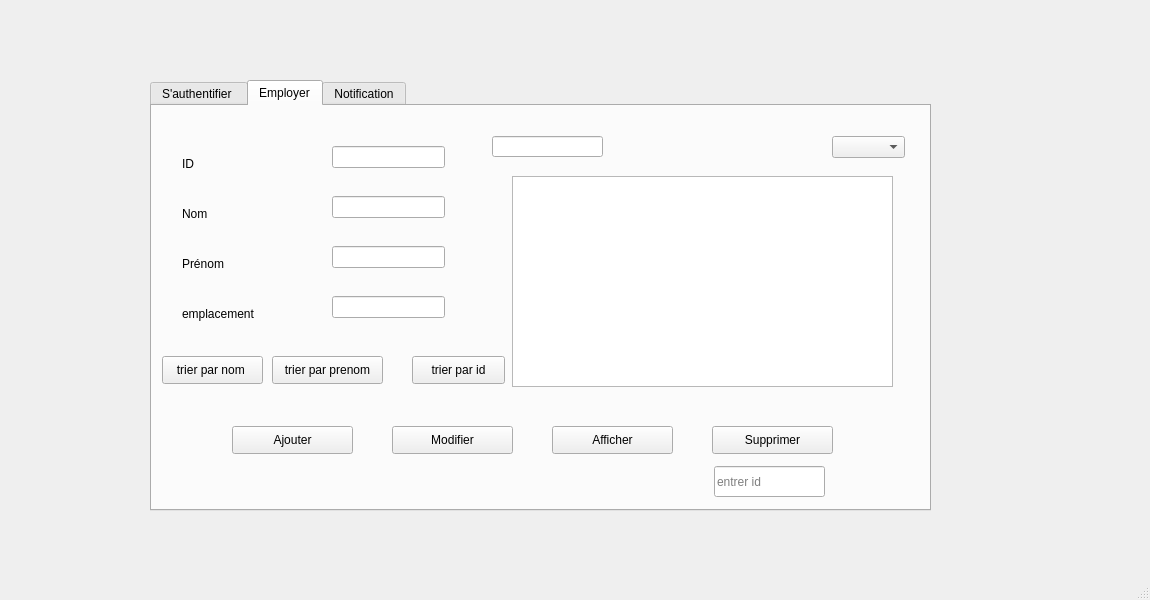
<?xml version="1.0" encoding="UTF-8"?>
<ui version="4.0">
 <class>MainWindow</class>
 <widget class="QMainWindow" name="MainWindow">
  <property name="geometry">
   <rect>
    <x>0</x>
    <y>0</y>
    <width>1150</width>
    <height>600</height>
   </rect>
  </property>
  <property name="windowTitle">
   <string>MainWindow</string>
  </property>
  <widget class="QWidget" name="centralwidget">
   <widget class="QTabWidget" name="tabWidget">
    <property name="geometry">
     <rect>
      <x>150</x>
      <y>80</y>
      <width>781</width>
      <height>431</height>
     </rect>
    </property>
    <property name="currentIndex">
     <number>1</number>
    </property>
    <widget class="QWidget" name="tab_3">
     <attribute name="title">
      <string>S'authentifier </string>
     </attribute>
     <widget class="QLineEdit" name="lineEdit_6">
      <property name="geometry">
       <rect>
        <x>380</x>
        <y>160</y>
        <width>151</width>
        <height>21</height>
       </rect>
      </property>
     </widget>
     <widget class="QLineEdit" name="lineEdit_7">
      <property name="geometry">
       <rect>
        <x>380</x>
        <y>190</y>
        <width>151</width>
        <height>21</height>
       </rect>
      </property>
     </widget>
     <widget class="QPushButton" name="pushButton_8">
      <property name="geometry">
       <rect>
        <x>420</x>
        <y>230</y>
        <width>81</width>
        <height>28</height>
       </rect>
      </property>
      <property name="text">
       <string>login</string>
      </property>
     </widget>
     <widget class="QLabel" name="label_6">
      <property name="geometry">
       <rect>
        <x>0</x>
        <y>-5</y>
        <width>781</width>
        <height>421</height>
       </rect>
      </property>
      <property name="text">
       <string/>
      </property>
      <property name="pixmap">
       <pixmap>../../../Desktop/v.png</pixmap>
      </property>
      <property name="scaledContents">
       <bool>true</bool>
      </property>
     </widget>
     <widget class="QLabel" name="label_7">
      <property name="geometry">
       <rect>
        <x>420</x>
        <y>70</y>
        <width>71</width>
        <height>61</height>
       </rect>
      </property>
      <property name="text">
       <string/>
      </property>
      <property name="pixmap">
       <pixmap>../../../Desktop/ACCOUNT.png</pixmap>
      </property>
      <property name="scaledContents">
       <bool>true</bool>
      </property>
     </widget>
     <zorder>label_6</zorder>
     <zorder>lineEdit_6</zorder>
     <zorder>lineEdit_7</zorder>
     <zorder>pushButton_8</zorder>
     <zorder>label_7</zorder>
    </widget>
    <widget class="QWidget" name="tab">
     <attribute name="title">
      <string>Employer</string>
     </attribute>
     <widget class="QLabel" name="label">
      <property name="geometry">
       <rect>
        <x>30</x>
        <y>50</y>
        <width>56</width>
        <height>16</height>
       </rect>
      </property>
      <property name="text">
       <string>ID</string>
      </property>
     </widget>
     <widget class="QLabel" name="label_2">
      <property name="geometry">
       <rect>
        <x>30</x>
        <y>100</y>
        <width>56</width>
        <height>16</height>
       </rect>
      </property>
      <property name="text">
       <string>Nom</string>
      </property>
     </widget>
     <widget class="QLabel" name="label_3">
      <property name="geometry">
       <rect>
        <x>30</x>
        <y>150</y>
        <width>56</width>
        <height>16</height>
       </rect>
      </property>
      <property name="text">
       <string>Prénom</string>
      </property>
     </widget>
     <widget class="QLabel" name="label_4">
      <property name="geometry">
       <rect>
        <x>30</x>
        <y>200</y>
        <width>111</width>
        <height>16</height>
       </rect>
      </property>
      <property name="text">
       <string>emplacement</string>
      </property>
     </widget>
     <widget class="QLineEdit" name="lineEdit">
      <property name="geometry">
       <rect>
        <x>180</x>
        <y>40</y>
        <width>113</width>
        <height>22</height>
       </rect>
      </property>
      <property name="text">
       <string/>
      </property>
     </widget>
     <widget class="QLineEdit" name="lineEdit_2">
      <property name="geometry">
       <rect>
        <x>180</x>
        <y>90</y>
        <width>113</width>
        <height>22</height>
       </rect>
      </property>
      <property name="text">
       <string/>
      </property>
     </widget>
     <widget class="QLineEdit" name="lineEdit_3">
      <property name="geometry">
       <rect>
        <x>180</x>
        <y>140</y>
        <width>113</width>
        <height>22</height>
       </rect>
      </property>
      <property name="text">
       <string/>
      </property>
     </widget>
     <widget class="QLineEdit" name="lineEdit_4">
      <property name="geometry">
       <rect>
        <x>180</x>
        <y>190</y>
        <width>113</width>
        <height>22</height>
       </rect>
      </property>
      <property name="text">
       <string/>
      </property>
     </widget>
     <widget class="QPushButton" name="pushButton">
      <property name="geometry">
       <rect>
        <x>80</x>
        <y>320</y>
        <width>121</width>
        <height>28</height>
       </rect>
      </property>
      <property name="text">
       <string>Ajouter</string>
      </property>
     </widget>
     <widget class="QPushButton" name="pushButton_2">
      <property name="geometry">
       <rect>
        <x>240</x>
        <y>320</y>
        <width>121</width>
        <height>28</height>
       </rect>
      </property>
      <property name="text">
       <string>Modifier</string>
      </property>
     </widget>
     <widget class="QPushButton" name="pushButton_3">
      <property name="geometry">
       <rect>
        <x>560</x>
        <y>320</y>
        <width>121</width>
        <height>28</height>
       </rect>
      </property>
      <property name="text">
       <string>Supprimer</string>
      </property>
     </widget>
     <widget class="QPushButton" name="pushButton_4">
      <property name="geometry">
       <rect>
        <x>400</x>
        <y>320</y>
        <width>121</width>
        <height>28</height>
       </rect>
      </property>
      <property name="text">
       <string>Afficher</string>
      </property>
     </widget>
     <widget class="QLabel" name="label_8">
      <property name="geometry">
       <rect>
        <x>0</x>
        <y>0</y>
        <width>781</width>
        <height>411</height>
       </rect>
      </property>
      <property name="text">
       <string/>
      </property>
      <property name="pixmap">
       <pixmap>../../../Desktop/bb.png</pixmap>
      </property>
      <property name="scaledContents">
       <bool>true</bool>
      </property>
     </widget>
     <widget class="QTableView" name="tableView">
      <property name="geometry">
       <rect>
        <x>360</x>
        <y>70</y>
        <width>381</width>
        <height>211</height>
       </rect>
      </property>
     </widget>
     <widget class="QLineEdit" name="lineEdit_5">
      <property name="geometry">
       <rect>
        <x>562</x>
        <y>360</y>
        <width>111</width>
        <height>31</height>
       </rect>
      </property>
      <property name="placeholderText">
       <string>entrer id</string>
      </property>
     </widget>
     <widget class="QLineEdit" name="lineEdit_nom">
      <property name="geometry">
       <rect>
        <x>340</x>
        <y>30</y>
        <width>111</width>
        <height>21</height>
       </rect>
      </property>
     </widget>
     <widget class="QComboBox" name="comboBox">
      <property name="geometry">
       <rect>
        <x>680</x>
        <y>30</y>
        <width>73</width>
        <height>22</height>
       </rect>
      </property>
     </widget>
     <widget class="QPushButton" name="pushButton_5">
      <property name="geometry">
       <rect>
        <x>10</x>
        <y>250</y>
        <width>101</width>
        <height>28</height>
       </rect>
      </property>
      <property name="text">
       <string>trier par nom </string>
      </property>
     </widget>
     <widget class="QPushButton" name="pushButton_6">
      <property name="geometry">
       <rect>
        <x>120</x>
        <y>250</y>
        <width>111</width>
        <height>28</height>
       </rect>
      </property>
      <property name="text">
       <string>trier par prenom</string>
      </property>
     </widget>
     <widget class="QPushButton" name="pushButton_9">
      <property name="geometry">
       <rect>
        <x>260</x>
        <y>250</y>
        <width>93</width>
        <height>28</height>
       </rect>
      </property>
      <property name="text">
       <string>trier par id</string>
      </property>
     </widget>
     <zorder>label_8</zorder>
     <zorder>label</zorder>
     <zorder>label_2</zorder>
     <zorder>label_3</zorder>
     <zorder>label_4</zorder>
     <zorder>lineEdit</zorder>
     <zorder>lineEdit_2</zorder>
     <zorder>lineEdit_3</zorder>
     <zorder>lineEdit_4</zorder>
     <zorder>pushButton</zorder>
     <zorder>pushButton_2</zorder>
     <zorder>pushButton_3</zorder>
     <zorder>pushButton_4</zorder>
     <zorder>tableView</zorder>
     <zorder>lineEdit_5</zorder>
     <zorder>lineEdit_nom</zorder>
     <zorder>comboBox</zorder>
     <zorder>pushButton_5</zorder>
     <zorder>pushButton_6</zorder>
     <zorder>pushButton_9</zorder>
    </widget>
    <widget class="QWidget" name="tab_2">
     <attribute name="title">
      <string>Notification</string>
     </attribute>
     <widget class="QPushButton" name="export_pdf">
      <property name="geometry">
       <rect>
        <x>620</x>
        <y>300</y>
        <width>121</width>
        <height>28</height>
       </rect>
      </property>
      <property name="text">
       <string>Export (PDF)</string>
      </property>
     </widget>
     <widget class="QListView" name="listView">
      <property name="geometry">
       <rect>
        <x>5</x>
        <y>80</y>
        <width>451</width>
        <height>301</height>
       </rect>
      </property>
     </widget>
     <widget class="QScrollBar" name="horizontalScrollBar">
      <property name="geometry">
       <rect>
        <x>20</x>
        <y>350</y>
        <width>391</width>
        <height>20</height>
       </rect>
      </property>
      <property name="orientation">
       <enum>Qt::Horizontal</enum>
      </property>
     </widget>
     <widget class="QScrollBar" name="verticalScrollBar">
      <property name="geometry">
       <rect>
        <x>430</x>
        <y>99</y>
        <width>20</width>
        <height>251</height>
       </rect>
      </property>
      <property name="orientation">
       <enum>Qt::Vertical</enum>
      </property>
     </widget>
     <widget class="QLabel" name="label_9">
      <property name="geometry">
       <rect>
        <x>0</x>
        <y>-5</y>
        <width>781</width>
        <height>411</height>
       </rect>
      </property>
      <property name="text">
       <string/>
      </property>
      <property name="pixmap">
       <pixmap>../../../Desktop/bb.png</pixmap>
      </property>
      <property name="scaledContents">
       <bool>true</bool>
      </property>
     </widget>
     <widget class="QPushButton" name="pushButton_7">
      <property name="geometry">
       <rect>
        <x>620</x>
        <y>260</y>
        <width>121</width>
        <height>28</height>
       </rect>
      </property>
      <property name="text">
       <string>Supprimer</string>
      </property>
     </widget>
     <zorder>label_9</zorder>
     <zorder>export_pdf</zorder>
     <zorder>listView</zorder>
     <zorder>horizontalScrollBar</zorder>
     <zorder>verticalScrollBar</zorder>
     <zorder>pushButton_7</zorder>
    </widget>
   </widget>
  </widget>
  <widget class="QMenuBar" name="menubar">
   <property name="geometry">
    <rect>
     <x>0</x>
     <y>0</y>
     <width>1150</width>
     <height>26</height>
    </rect>
   </property>
  </widget>
  <widget class="QStatusBar" name="statusbar"/>
 </widget>
 <resources/>
 <connections/>
</ui>
